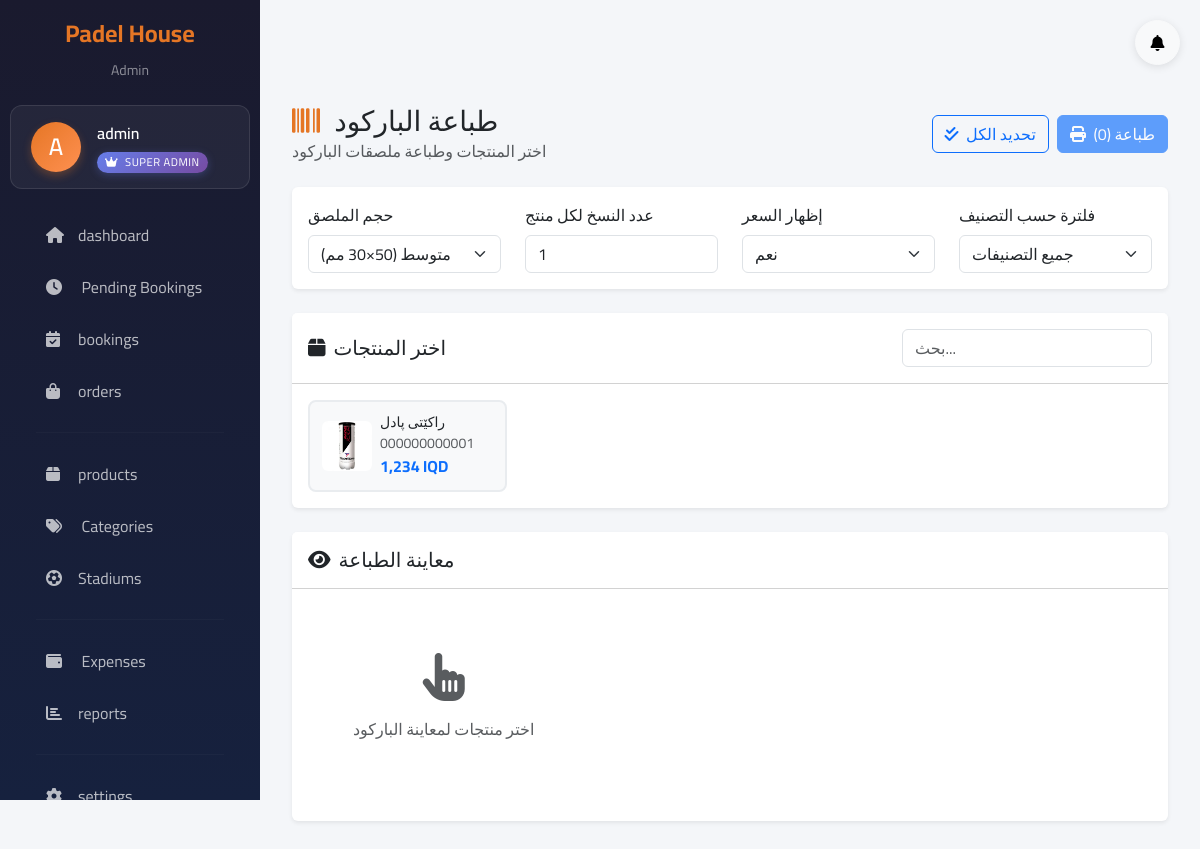
The page /admin/print-barcodes (signed in) on the database its author committed.
### app/models/settings.py (models this page shows, shortened)
class Settings(db.Model):
    __tablename__ = 'settings'
    id = db.Column(db.Integer, primary_key=True)
    opening_hour = db.Column(db.Integer, default=12)
    closing_hour = db.Column(db.Integer, default=4)
    price_per_hour = db.Column(db.Integer, default=40000)
    discount_percentage = db.Column(db.Integer, default=25)
    discount_amount = db.Column(db.Integer, default=10000)
    discount_start_hour = db.Column(db.Integer, default=12)
    discount_end_hour = db.Column(db.Integer, default=16)
    site_name = db.Column(db.String(100), default='Padel House')
    phone = db.Column(db.String(20))
    email = db.Column(db.String(100))
    address = db.Column(db.Text)
    facebook_url = db.Column(db.String(200))
    instagram_url = db.Column(db.String(200))
    twitter_url = db.Column(db.String(200))
    created_at = db.Column(db.DateTime, default=datetime.utcnow)
    updated_at = db.Column(db.DateTime, default=datetime.utcnow, onupdate=datetime.utcnow)

### app/models/user.py (models this page shows, shortened)
class User(db.Model, UserMixin):
    __tablename__ = 'user'
    ROLE_SUPER_ADMIN = "super_admin"
    ROLE_ADMIN = "admin"
    id = db.Column(db.Integer, primary_key=True)
    username = db.Column(db.String(80), unique=True, nullable=False, index=True)
    email = db.Column(db.String(120), unique=True, nullable=False, index=True)
    password_hash = db.Column(db.String(255), nullable=False)
    role = db.Column(db.String(20), default=ROLE_ADMIN, nullable=False)
    is_admin = db.Column(db.Boolean, default=False)
    is_active = db.Column(db.Boolean, default=True)
    can_manage_bookings = db.Column(db.Boolean, default=True)
    can_manage_products = db.Column(db.Boolean, default=True)
    can_manage_orders = db.Column(db.Boolean, default=True)
    can_manage_stadiums = db.Column(db.Boolean, default=False)
    can_manage_settings = db.Column(db.Boolean, default=False)
    can_view_reports = db.Column(db.Boolean, default=False)
    can_access_dashboard = db.Column(db.Boolean, default=False)  # ✅ NEW: Dashboard access permission
    created_at = db.Column(db.DateTime, default=datetime.utcnow)

### app/models/product.py (models this page shows, shortened)
class Product(db.Model):
    __tablename__ = 'product'
    id = db.Column(db.Integer, primary_key=True)
    name_ku = db.Column(db.String(100), nullable=False)
    name_ar = db.Column(db.String(100))
    name_en = db.Column(db.String(100))
    description_ku = db.Column(db.Text)
    description_ar = db.Column(db.Text)
    description_en = db.Column(db.Text)
    category_id = db.Column(db.Integer, db.ForeignKey('category.id'))
    price = db.Column(db.Integer, nullable=False)
    stock = db.Column(db.Integer, default=0)
    image = db.Column(db.String(200))
    is_active = db.Column(db.Boolean, default=True)
    show_in_website = db.Column(db.Boolean, default=True)
    show_in_pos = db.Column(db.Boolean, default=True)
    barcode = db.Column(db.String(50), unique=True, nullable=True)
    created_at = db.Column(db.DateTime, default=datetime.now)
    category = db.relationship('Category', back_populates='products')

### app/routes/admin.py (the view)
@admin_bp.route('/print-barcodes')
@login_required
def print_barcodes():
    products = Product.query.filter_by(is_active=True).order_by(Product.name_ku).all()
    categories = Category.query.filter_by(is_active=True).all()
    return render_template('admin/print_barcodes.html', products=products, categories=categories)

### app/models/category.py (called while the page is built)
    def get_name(self, lang='ku'):
        names = {
            'ku': self.name_ku,
            'ar': self.name_ar or self.name_ku,
            'en': self.name_en or self.name_ku
        }
        return names.get(lang, self.name_ku)

### app/routes/admin.py (called while the page is built)
@admin_bp.app_context_processor
def inject_pending_count():
    if current_user.is_authenticated:
        pending_bookings_count = Booking.query.filter_by(status='pending').count()
        return {'pending_bookings_count': pending_bookings_count}
    return {'pending_bookings_count': 0}

@admin_bp.app_context_processor
def inject_pending_orders_count():
    if current_user.is_authenticated:
        pending_orders_count = Order.query.filter_by(status='pending').count()
        return {'pending_orders_count': pending_orders_count}
    return {'pending_orders_count': 0}

### app/translations.py (called while the page is built)
def get_translation(key, lang='en'):
    return TRANSLATIONS.get(lang, {}).get(key, key)

### app/templates/admin/print_barcodes.html (shortened to what this page needs)
{% extends 'admin/base_admin.html' %}
{% block content %}
<div class="container-fluid py-4">
    <div class="d-flex justify-content-between align-items-center mb-4 no-print">
        <div>
            <h1 class="h3 mb-0">
                <i class="fas fa-barcode me-2" style="color: #E57625;"></i>
                طباعة الباركود
            </h1>
            <p class="text-muted mb-0">اختر المنتجات وطباعة ملصقات الباركود</p>
        </div>
        <div class="d-flex gap-2">
            <button class="btn btn-outline-primary" onclick="selectAll()">
                <i class="fas fa-check-double me-1"></i> تحديد الكل
            </button>
            <button class="btn btn-primary" onclick="printBarcodes()" id="printBtn" disabled>
                <i class="fas fa-print me-1"></i> طباعة (<span id="selectedCount">0</span>)
            </button>
        </div>
    </div>
    <div class="card border-0 shadow-sm mb-4 no-print">
        <div class="card-body">
            <div class="row align-items-center">
                <div class="col-md-3">
                    <label class="form-label">حجم الملصق</label>
                    <select class="form-select" id="stickerSize">
                        <option value="medium" selected>متوسط (50×30 مم)</option>
                    </select>
                </div>
                <div class="col-md-3">
                    <label class="form-label">عدد النسخ لكل منتج</label>
                    <input type="number" class="form-control" id="copiesPerProduct" value="1" min="1" max="100">
                </div>
                <div class="col-md-3">
                    <label class="form-label">إظهار السعر</label>
                    <select class="form-select" id="showPrice">
                        <option value="yes" selected>نعم</option>
                    </select>
                </div>
                <div class="col-md-3">
                    <label class="form-label">فلترة حسب التصنيف</label>
                    <select class="form-select" id="categoryFilter" onchange="filterProducts()">
                        <option value="all">جميع التصنيفات</option>
                    </select>
                </div>
            </div>
        </div>
    </div>
    <div class="card border-0 shadow-sm mb-4 no-print">
        <div class="card-header bg-white py-3">
            <div class="d-flex justify-content-between align-items-center">
                <h5 class="mb-0"><i class="fas fa-box me-2"></i>اختر المنتجات</h5>
                <input type="text" class="form-control" id="searchProduct" placeholder="بحث..." style="width: 250px;">
            </div>
        </div>
        <div class="card-body">
            <div class="row g-3" id="productsGrid">
                {% for product in products %}
                {% if product.barcode %}
                <div class="col-6 col-md-4 col-lg-3 product-item" data-category="{{ product.category_id }}">
                    <label class="product-select-card d-block">
                        <div class="d-flex align-items-center gap-2">
                            {% if product.image %}
                            <img src="{{ url_for('static', filename='images/products/' + product.image) }}"
                                 class="rounded" style="width: 50px; height: 50px; object-fit: cover;">
                            {% else %}
                            <div class="rounded d-flex align-items-center justify-content-center"
                                 style="width: 50px; height: 50px; background: #E57625;">
                                <i class="fas fa-box text-white"></i>
                            </div>
                            {% endif %}
                            <div class="flex-grow-1">
                                <h6 class="mb-0" style="font-size: 14px;">{{ product.name_ku }}</h6>
                                <small class="text-muted">{{ product.barcode }}</small>
                                <div class="text-primary fw-bold">{{ '{:,.0f}'.format(product.price) }} IQD</div>
                            </div>
                        </div>
                    </label>
                </div>
                {% endif %}
                {% endfor %}
            </div>
        </div>
    </div>
    <div class="card border-0 shadow-sm no-print">
        <div class="card-header bg-white py-3">
            <h5 class="mb-0"><i class="fas fa-eye me-2"></i>معاينة الطباعة</h5>
        </div>
        <div class="card-body">
            <div id="previewArea" class="barcode-grid">
                <div class="text-center py-5 text-muted w-100">
                    <i class="fas fa-hand-pointer fa-3x mb-3"></i>
                    <p>اختر منتجات لمعاينة الباركود</p>
                </div>
            </div>
        </div>
    </div>
</div>
{% endblock %}

### app/templates/admin/base_admin.html (shortened to what this page needs)
<!DOCTYPE html>
<html lang="{{ current_lang }}" dir="{{ 'rtl' if is_rtl else 'ltr' }}">
<head>
    {% if is_rtl %}
    <link href="https://cdn.jsdelivr.net/npm/bootstrap@5.3.2/dist/css/bootstrap.rtl.min.css" rel="stylesheet">
    {% else %}
    <link href="https://cdn.jsdelivr.net/npm/bootstrap@5.3.2/dist/css/bootstrap.min.css" rel="stylesheet">
    {% endif %}
    <link rel="stylesheet" href="https://cdnjs.cloudflare.com/ajax/libs/font-awesome/6.4.2/css/all.min.css">
</head>
<body>
<aside class="sidebar">
    <div class="text-center mb-4">
        <h4 style="color: var(--primary-color); font-weight: 700;">{{ t('site_name') }}</h4>
        <small class="text-white-50">{{ t('admin') }}</small>
    </div>
    <div class="user-profile">
        <div class="d-flex align-items-center">
            <div class="user-avatar me-3">
                {{ current_user.username[0].upper() }}
            </div>
            <div class="user-info flex-grow-1">
                <div class="user-name">{{ current_user.username }}</div>
                <div class="user-role">
                    {% if current_user.role == 'super_admin' %}
                        <span class="role-badge role-super-admin">
                            <i class="fas fa-crown me-1"></i>
                            {% if current_lang == 'ku' %}بەڕێوەبەری سەرەکی
                            {% elif current_lang == 'ar' %}مدير عام
                            {% else %}SUPER ADMIN{% endif %}
                        </span>
                    {% endif %}
                </div>
            </div>
        </div>
    </div>
    <ul class="nav flex-column px-3">
        {% if current_user.role == 'super_admin' or current_user.can_access_dashboard %}
        <li class="nav-item">
            <a href="{{ url_for('admin.dashboard') }}"
               class="nav-link {% if request.endpoint == 'admin.dashboard' %}active{% endif %}">
                <span><i class="fas fa-home me-2"></i>{{ t('dashboard') }}</span>
            </a>
        </li>
        {% endif %}
        {% if current_user.role == 'super_admin' or current_user.can_manage_bookings %}
        <li class="nav-item">
            <a href="{{ url_for('admin.pending_bookings') }}"
               class="nav-link {% if 'pending' in request.endpoint %}active{% endif %}"
               style="{% if pending_bookings_count > 0 %}background: rgba(255,193,7,0.2); border-{% if is_rtl %}right{% else %}left{% endif %}: 3px solid #ffc107;{% endif %}">
                <span>
                    <i class="fas fa-clock me-2"></i>
                    {% if current_lang == 'ku' %}حجزە هەڵپەسێردراوەکان
                    {% elif current_lang == 'ar' %}الحجوزات المعلقة
                    {% else %}Pending Bookings{% endif %}
                </span>
            </a>
        </li>
        {% endif %}
        {% if current_user.role == 'super_admin' or current_user.can_manage_bookings %}
        <li class="nav-item">
            <a href="{{ url_for('admin.manage_bookings') }}"
               class="nav-link {% if request.endpoint == 'admin.manage_bookings' %}active{% endif %}">
                <span><i class="fas fa-calendar-check me-2"></i>{{ t('bookings') }}</span>
            </a>
        </li>
        {% endif %}
        {% if current_user.role == 'super_admin' or current_user.can_manage_orders %}
        <li class="nav-item">
            <a href="{{ url_for('admin.manage_orders') }}"
               class="nav-link {% if 'order' in request.endpoint and 'orders' in request.endpoint %}active{% endif %}">
                <span><i class="fas fa-shopping-bag me-2"></i>{{ t('orders') }}</span>
            </a>
        </li>
        {% endif %}
        <hr>
        {% if current_user.role == 'super_admin' or current_user.can_manage_products %}
        <li class="nav-item">
            <a href="{{ url_for('admin.manage_products') }}"
               class="nav-link {% if 'product' in request.endpoint %}active{% endif %}">
                <span><i class="fas fa-box me-2"></i>{{ t('products') }}</span>
            </a>
        </li>
        <li class="nav-item">
            <a href="{{ url_for('admin.manage_categories') }}"
               class="nav-link {% if 'categor' in request.endpoint %}active{% endif %}">
                <span>
                    <i class="fas fa-tags me-2"></i>
                    {% if current_lang == 'ku' %}جۆرەکان
                    {% elif current_lang == 'ar' %}التصنيفات
                    {% else %}Categories{% endif %}
                </span>
            </a>
        </li>
        {% endif %}
        {% if current_user.role == 'super_admin' or current_user.can_manage_stadiums %}
        <li class="nav-item">
            <a href="{{ url_for('admin.manage_stadiums') }}"
               class="nav-link {% if 'stadium' in request.endpoint %}active{% endif %}">
                <span><i class="fas fa-futbol me-2"></i>{{ t('stadiums') }}</span>
            </a>
        </li>
        {% endif %}
        <hr>
        {% if current_user.role == 'super_admin' or current_user.can_view_reports %}
        <li class="nav-item">
            <a href="{{ url_for('admin.manage_expenses') }}"
               class="nav-link {% if 'expense' in request.endpoint %}active{% endif %}">
                <span>
                    <i class="fas fa-wallet me-2"></i>
                    {% if current_lang == 'ku' %}خەرجییەکان
                    {% elif current_lang == 'ar' %}المصاريف
                    {% else %}Expenses{% endif %}
                </span>
            </a>
        </li>
        <li class="nav-item">
            <a href="{{ url_for('admin.reports') }}"
               class="nav-link {% if 'report' in request.endpoint %}active{% endif %}">
                <span><i class="fas fa-chart-bar me-2"></i>{{ t('reports') }}</span>
            </a>
        </li>
        {% endif %}
        <hr>
        {% if current_user.role == 'super_admin' or current_user.can_manage_settings %}
        <li class="nav-item">
            <a href="{{ url_for('admin.manage_settings') }}"
               class="nav-link {% if 'setting' in request.endpoint %}active{% endif %}">
                <span><i class="fas fa-cog me-2"></i>{{ t('settings') }}</span>
            </a>
        </li>
        {% endif %}
    </ul>
</aside>
<div class="main-content">
    <div class="d-flex justify-content-end mb-3">
        <div class="dropdown notification-bell">
            <button class="btn btn-light position-relative"
                    data-bs-toggle="dropdown"
                    aria-expanded="false"
                    title="{% if current_lang == 'ku' %}ئاگادارییەکان{% elif current_lang == 'ar' %}الإشعارات{% else %}Notifications{% endif %}">
                <i class="fas fa-bell"></i>
            </button>
        </div>
    </div>
    {% block content %}{% endblock %}
</div>
</body>
</html>

### app/templates/admin/print_barcodes.html (style rules this page uses)
.barcode-grid { display: grid; grid-template-columns: repeat(auto-fill, minmax(200px, 1fr)); gap: 15px; }
.product-select-card { background: #f8f9fa; border: 2px solid #e9ecef; border-radius: 8px; padding: 12px; cursor: pointer; transition: all 0.2s; }

### rows shown on the page
Settings: site_name "Padel House"
User: username "Admin", username "A", username "admin"
Product: image (picture), name_ku "راكێتی پادل", barcode "000000000001", price "1,234"

### other values the page prints
{{ t('dashboard') }} "dashboard"
{{ t('bookings') }} "bookings"
{{ t('orders') }} "orders"
{{ t('products') }} "products"
{{ t('stadiums') }} "Stadiums"
{{ t('reports') }} "reports"
